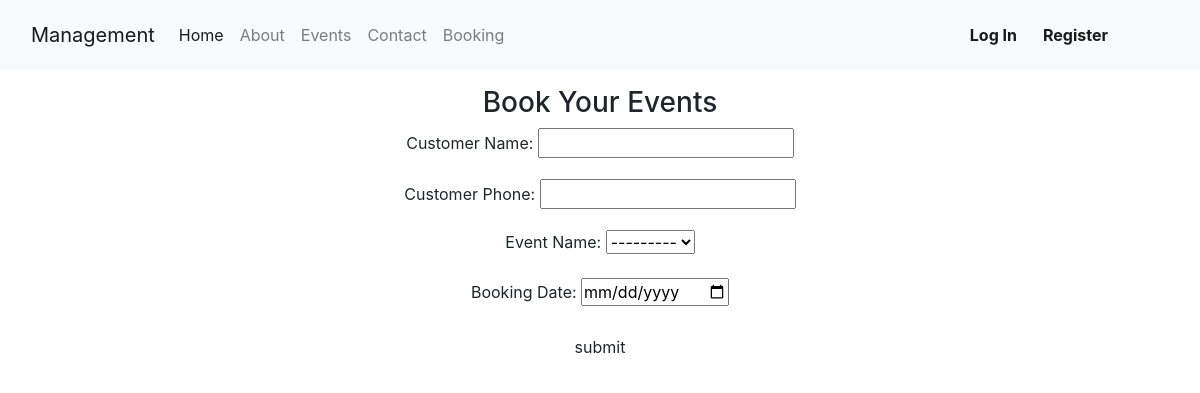
Before: /booking/ with the older database file.
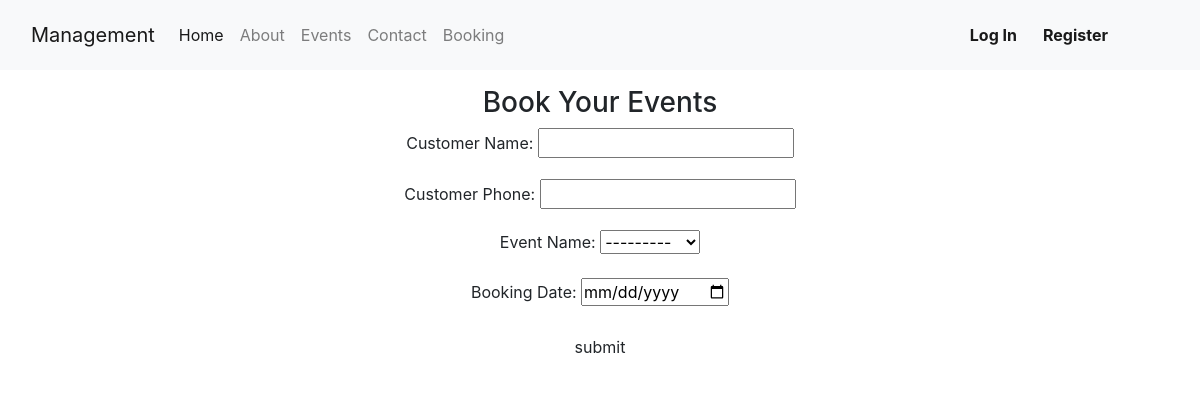
After: the same page with the newer database file.
### eventapp/models.py (models this page shows)
class Events(models.Model):
    imgs=models.ImageField(upload_to='pic')
    name=models.CharField(max_length=50)
    desc=models.CharField(max_length=150)
    def __str__(self):
        return self.name

### eventapp/views.py (the view)
# urls.py: path('booking/',views.booking,name='booking'),
def booking(request):
    if request.POST:
        form=bookingForms(request.POST)
        if form.is_valid():
            form.save()
            return redirect('/')
    else:
        form=bookingForms()
        dict_form={ 'form':form}
    return render(request,'booking.html',dict_form)

### eventapp/form.py
class bookingForms(forms.ModelForm):
    class Meta:
        model=booking
        fields='__all__'
        widgets={
            'booking_date':DateInput(),
        }
        labels={
            'cus_name':"Customer Name:",
            'cus_ph':"Customer Phone:",
            'name':"Event Name",
            'booking_date':'Booking Date'
        }

### templates/booking.html (shortened to what this page needs)
{% extends "base.html" %}
{% block content %}
<div class="container p-3 text-center">
    <h3>Book Your Events</h3>
<form action="" method="post">
{{ form.as_p }}
    <button class="btn text-center">submit</button>
</form>
</div>
{% endblock content %}

Changed rows visible on the page:
added Events: name "---------"
Other visible differences:
form field name: "---------" → (not shown)
